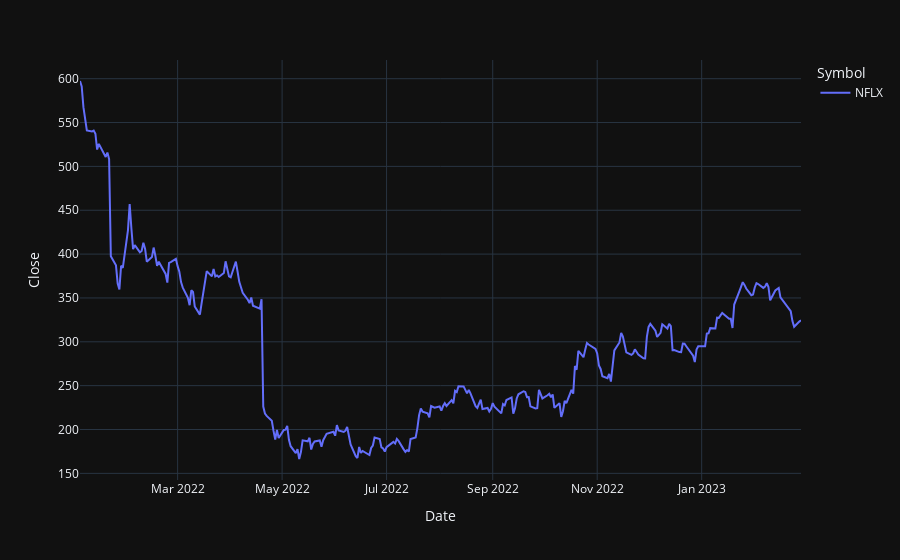

Notebook code cell kept with this figure:
### Code cell
import plotly
import plotly.express as px
px.line(df_top_5_selected_sector_company, x='Date', y='Close', color='Symbol')

### Figure 1 — Plotly figure (JSON) as saved in the notebook; plotly's stock layout.template omitted (floating-point values rounded to 4 significant figures; data arrays with more than 128 entries replaced by an {"elided": "..."} marker saying what was removed)
{"data": [{"hovertemplate": "Symbol=NFLX<br>Date=%{x}<br>Close=%{y}<extra></extra>", "legendgroup": "NFLX", "line": {"color": "#636efa", "dash": "solid"}, "marker": {"symbol": "circle"}, "mode": "lines", "name": "NFLX", "orientation": "v", "showlegend": true, "x": {"elided": "290 str values"}, "xaxis": "x", "y": {"elided": "290 float values"}, "yaxis": "y", "type": "scatter"}], "layout": {"xaxis": {"anchor": "y", "domain": [0.0, 1.0], "title": {"text": "Date"}}, "yaxis": {"anchor": "x", "domain": [0.0, 1.0], "title": {"text": "Close"}}, "legend": {"title": {"text": "Symbol"}, "tracegroupgap": 0}, "margin": {"t": 60}}}
